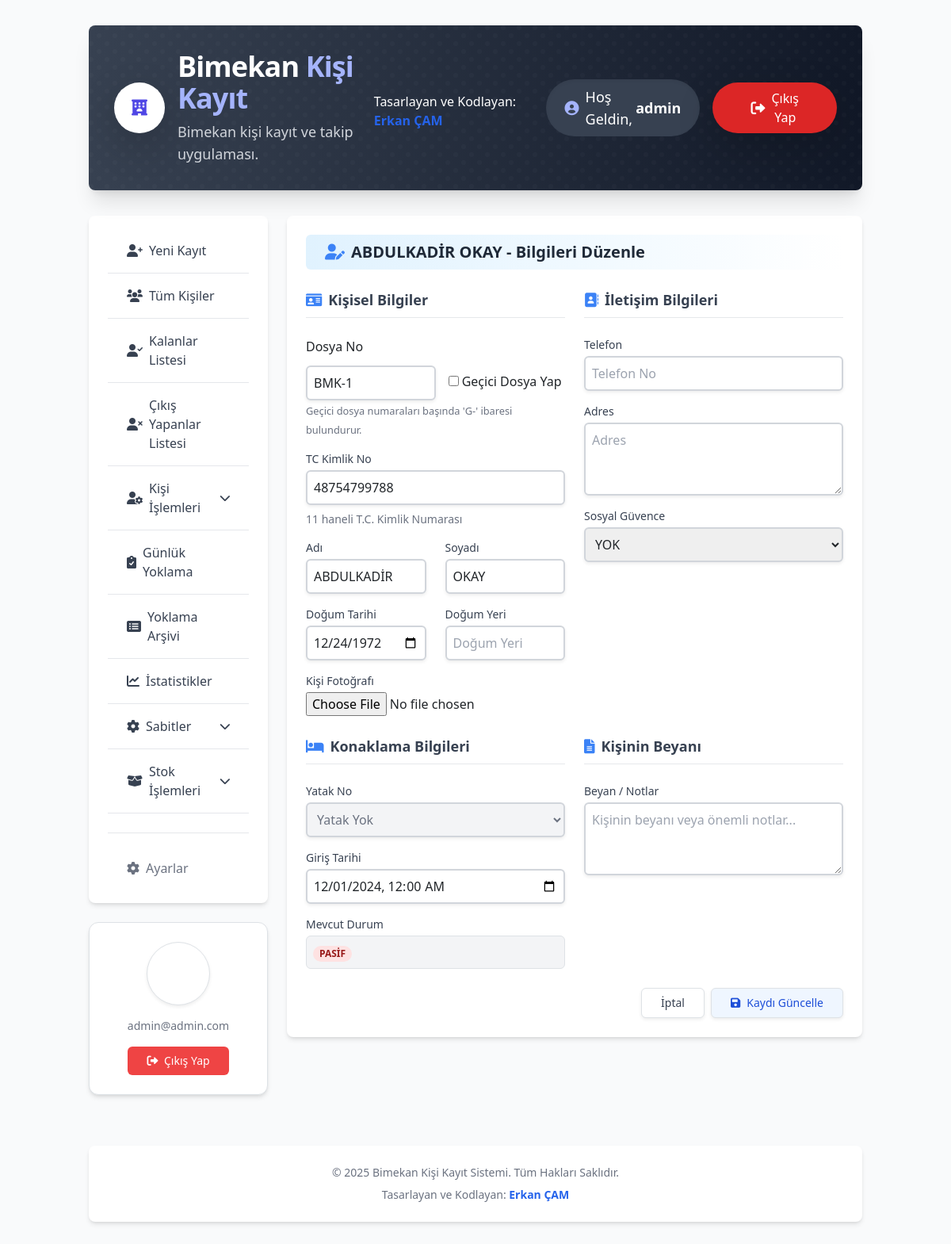
The app's page /misafir/1/duzenle/ (signed in), older data.
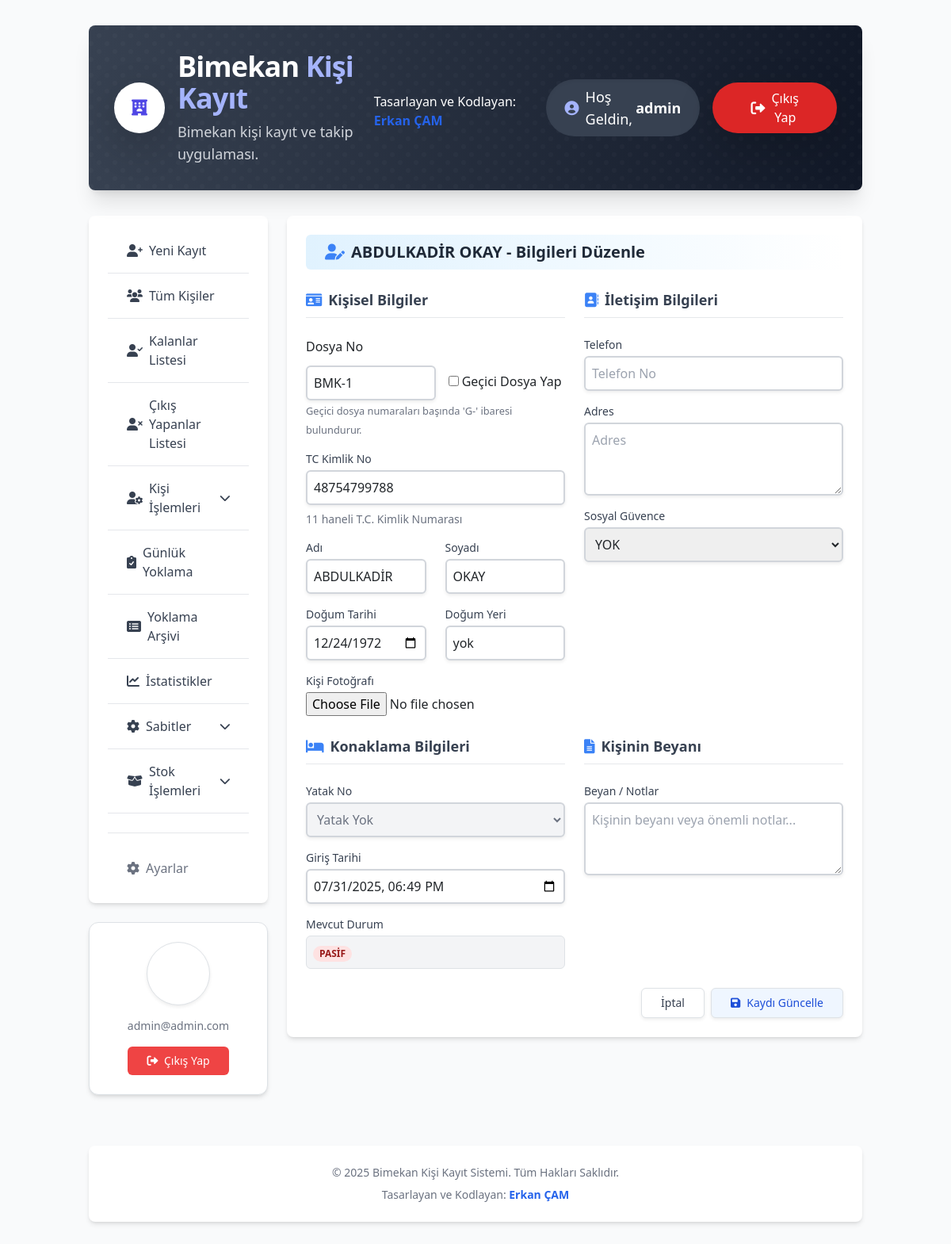
The same page, newer data.
### kayitlar/models.py (models this page shows, shortened)
class Misafir(models.Model):
    DURUM_SECENEKLERI = [
        ('AKTIF', 'Aktif'),
        ('PASIF', 'Pasif'),
    ]
    SOSYAL_GUVENCE_CHOICES = [
        ('SGK', 'SGK'),
        ('BAGKUR', 'Bağkur'),
        ('EMEKLI_SANDIGI', 'Emekli Sandığı'),
        ('YOK', 'Yok'),
        ('DIGER', 'Diğer'),
    ]
    dosya_no = models.CharField(
        max_length=30,
        unique=True,
        verbose_name="Dosya No",
        help_text="Kişiye özel benzersiz dosya numarası"
    )
    ad = models.CharField(max_length=100, verbose_name="Adı")
    soyad = models.CharField(max_length=100, verbose_name="Soyadı")
    tc_kimlik_no = models.CharField(
        max_length=11,
        unique=True,
        verbose_name="T.C. Kimlik No",
        help_text="11 haneli T.C. Kimlik Numarası"
    )
    giris_tarihi = models.DateTimeField(
        default=timezone.now,
        verbose_name="Giriş Tarihi"
    )
    cikis_tarihi = models.DateTimeField( # Misafir modeline taşındı
        blank=True,
        null=True,
        verbose_name="Çıkış Tarihi"
    )
    cikis_nedeni = models.TextField( # Misafir modeline taşındı
        verbose_name="Son Çıkış Nedeni",
        blank=True,
        null=True,
        help_text="Kişinin en son çıkış yapma nedeni."
    )
    dogum_tarihi = models.DateField(verbose_name="Doğum Tarihi")
    dogum_yeri = models.CharField(max_length=100, verbose_name="Doğum Yeri")
    telefon = models.CharField(
        max_length=20,
        blank=True,
        null=True,
        verbose_name="Telefonu"
    )
    durum = models.CharField(
        max_length=10,
        choices=DURUM_SECENEKLERI,
        default='AKTIF',
        verbose_name="Durum Bilgisi"
    )
    yatak_no = models.ForeignKey(
        Yatak,
        on_delete=models.SET_NULL,
        blank=True,
        null=True,
        verbose_name="Yatak Numarası",
        help_text="Kişinin kaldığı yatak numarası"
    )
    adres = models.TextField(
        blank=True,
        null=True,
        verbose_name="Adresi"
    )
    sosyal_guvence = models.ForeignKey(
        SosyalGuvence,
        on_delete=models.SET_NULL,
        blank=True,
        null=True,
        verbose_name="Sosyal Güvencesi"
    )
    fotograf = models.ImageField(
        upload_to='misafir_fotograflari/',
        blank=True,
        null=True,
        verbose_name="Kişi Fotoğrafı"
    )
    beyan = models.TextField(
        blank=True,
        null=True,
        verbose_name="Kişinin Beyanı",
        help_text="Kişinin kendi beyanı veya önemli notlar"
    )
    class Meta:
        verbose_name = "Misafir"
        verbose_name_plural = "Misafirler"
        ordering = ['-giris_tarihi']

### kayitlar/views.py (the view, shortened to what this page needs)
# urls.py: path('misafir/<int:pk>/duzenle/', MisafirGuncelleView.as_view(), name='misafir_duzenle'),
class MisafirGuncelleView(LoginRequiredMixin, UpdateView):
    model = Misafir
    form_class = MisafirGuncelleForm
    template_name = 'bimekan/misafir_duzenle.html'
    context_object_name = 'misafir'
    def get_context_data(self, **kwargs):
        context = super().get_context_data(**kwargs)
        context['title'] = f"{self.object.ad} {self.object.soyad} - Bilgileri Düzenle"
        context['current_section'] = 'misafir-duzenle-form'
        return context

### kayitlar/models.py (called while the page is built)
    def __str__(self):
        return self.ad

### templates/bimekan/misafir_duzenle.html (shortened to what the changed rows need)
{% extends 'bimekan/base.html' %}
{% load static %}
{% block content %}
<div class="bg-white rounded-lg shadow-md p-6 mb-6">
    <h2 class="text-xl font-bold text-gray-800 bg-gradient-to-r from-sky-100 via-sky-50 to-white px-4 py-2 rounded-md flex items-center">
            <i class="fas fa-user-edit text-blue-500 mr-2"></i> {{ misafir.ad }} {{ misafir.soyad }} - Bilgileri Düzenle
        </h2>
    <form method="post" enctype="multipart/form-data" class="space-y-6">
        <div class="grid grid-cols-1 md:grid-cols-2 gap-6">
            <div>
                <div class="space-y-4">
                    <div class="form-row">
    <div class="form-input-wrapper flex items-center">
        {{ form.dosya_no }}
        <div class="checkbox-group ml-4">
            <label class="checkbox-item">
            </label>
        </div>
    </div>
</div>
                    <div>
                        <div class="mt-1">
                            {{ form.tc_kimlik_no }}
                        </div>
                    </div>
                    <div class="grid grid-cols-1 md:grid-cols-2 gap-4">
                        <div>
                            <div class="mt-1">
                                {{ form.ad }}
                            </div>
                        </div>
                        <div>
                            <div class="mt-1">
                                {{ form.soyad }}
                            </div>
                        </div>
                    </div>
                    <div class="grid grid-cols-1 md:grid-cols-2 gap-4">
                        <div>
                            <div class="mt-1">
                                {{ form.dogum_tarihi }}
                            </div>
                        </div>
                        <div>
                            <div class="mt-1">
                                {{ form.dogum_yeri }}
                            </div>
                        </div>
                    </div>
                    <div>
                        <div class="mt-1">
                            {{ form.fotograf }}
                        </div>
                    </div>
                </div>
            </div>
            <div>
                <div class="space-y-4">
                    <div>
                        <div class="mt-1">
                            {{ form.telefon }}
                        </div>
                    </div>
                    <div>
                        <div class="mt-1">
                            {{ form.adres }}
                        </div>
                    </div>
                    <div>
                        <div class="mt-1">
                            {{ form.sosyal_guvence }}
                        </div>
                    </div>
                </div>
            </div>
        </div>
        <div class="grid grid-cols-1 md:grid-cols-2 gap-6 mb-8">
            <div>
                <div class="space-y-4">
    <div>
        <div class="mt-1">
            {% if misafir.durum == 'AKTIF' %}
                {{ form.yatak_no }}
            {% else %}
                <select id="{{ form.yatak_no.id_for_label }}" name="{{ form.yatak_no.html_name }}" disabled
                        class="mt-1 block w-full rounded-md border-2 border-gray-300 bg-gray-100 text-gray-500 shadow-sm p-2 cursor-not-allowed">
                    {% if misafir.yatak_no %}
                        {% with yatak_numarasi_degeri=misafir.yatak_no.yatak_numarasi %}
                            {% if yatak_numarasi_degeri is None or yatak_numarasi_degeri == "" or yatak_numarasi_degeri|stringformat:"s"|upper == "NAN" %}
                                <option value="">Yok</option>
                            {% else %}
                                <option value="{{ misafir.yatak_no.pk }}" selected>{{ yatak_numarasi_degeri }}</option>
                            {% endif %}
                        {% endwith %}
                    {% else %}
                        <option value="">Yatak Yok</option>
                    {% endif %}
                </select>
            {% endif %}
        </div>
    </div>
                    <div>
                        <div class="mt-1">
                            {{ form.giris_tarihi }}
                        </div>
                    </div>
                </div>
            </div>
            <div>
                <div class="space-y-4">
                    <div>
                        <div class="mt-1">
                            {{ form.beyan }}
                        </div>
                    </div>
                </div>
            </div>
        </div>
        <div class="flex justify-end space-x-2">
        </div>
    </form>
</div>
{% endblock %}

Row changes from the older to the newer data that the page shows:
changed Misafir "ABDULKADİR": dogum_yeri (not shown) → "yok"; giris_tarihi "12/01/2024 00:00" → "07/31/2025 18:49"
